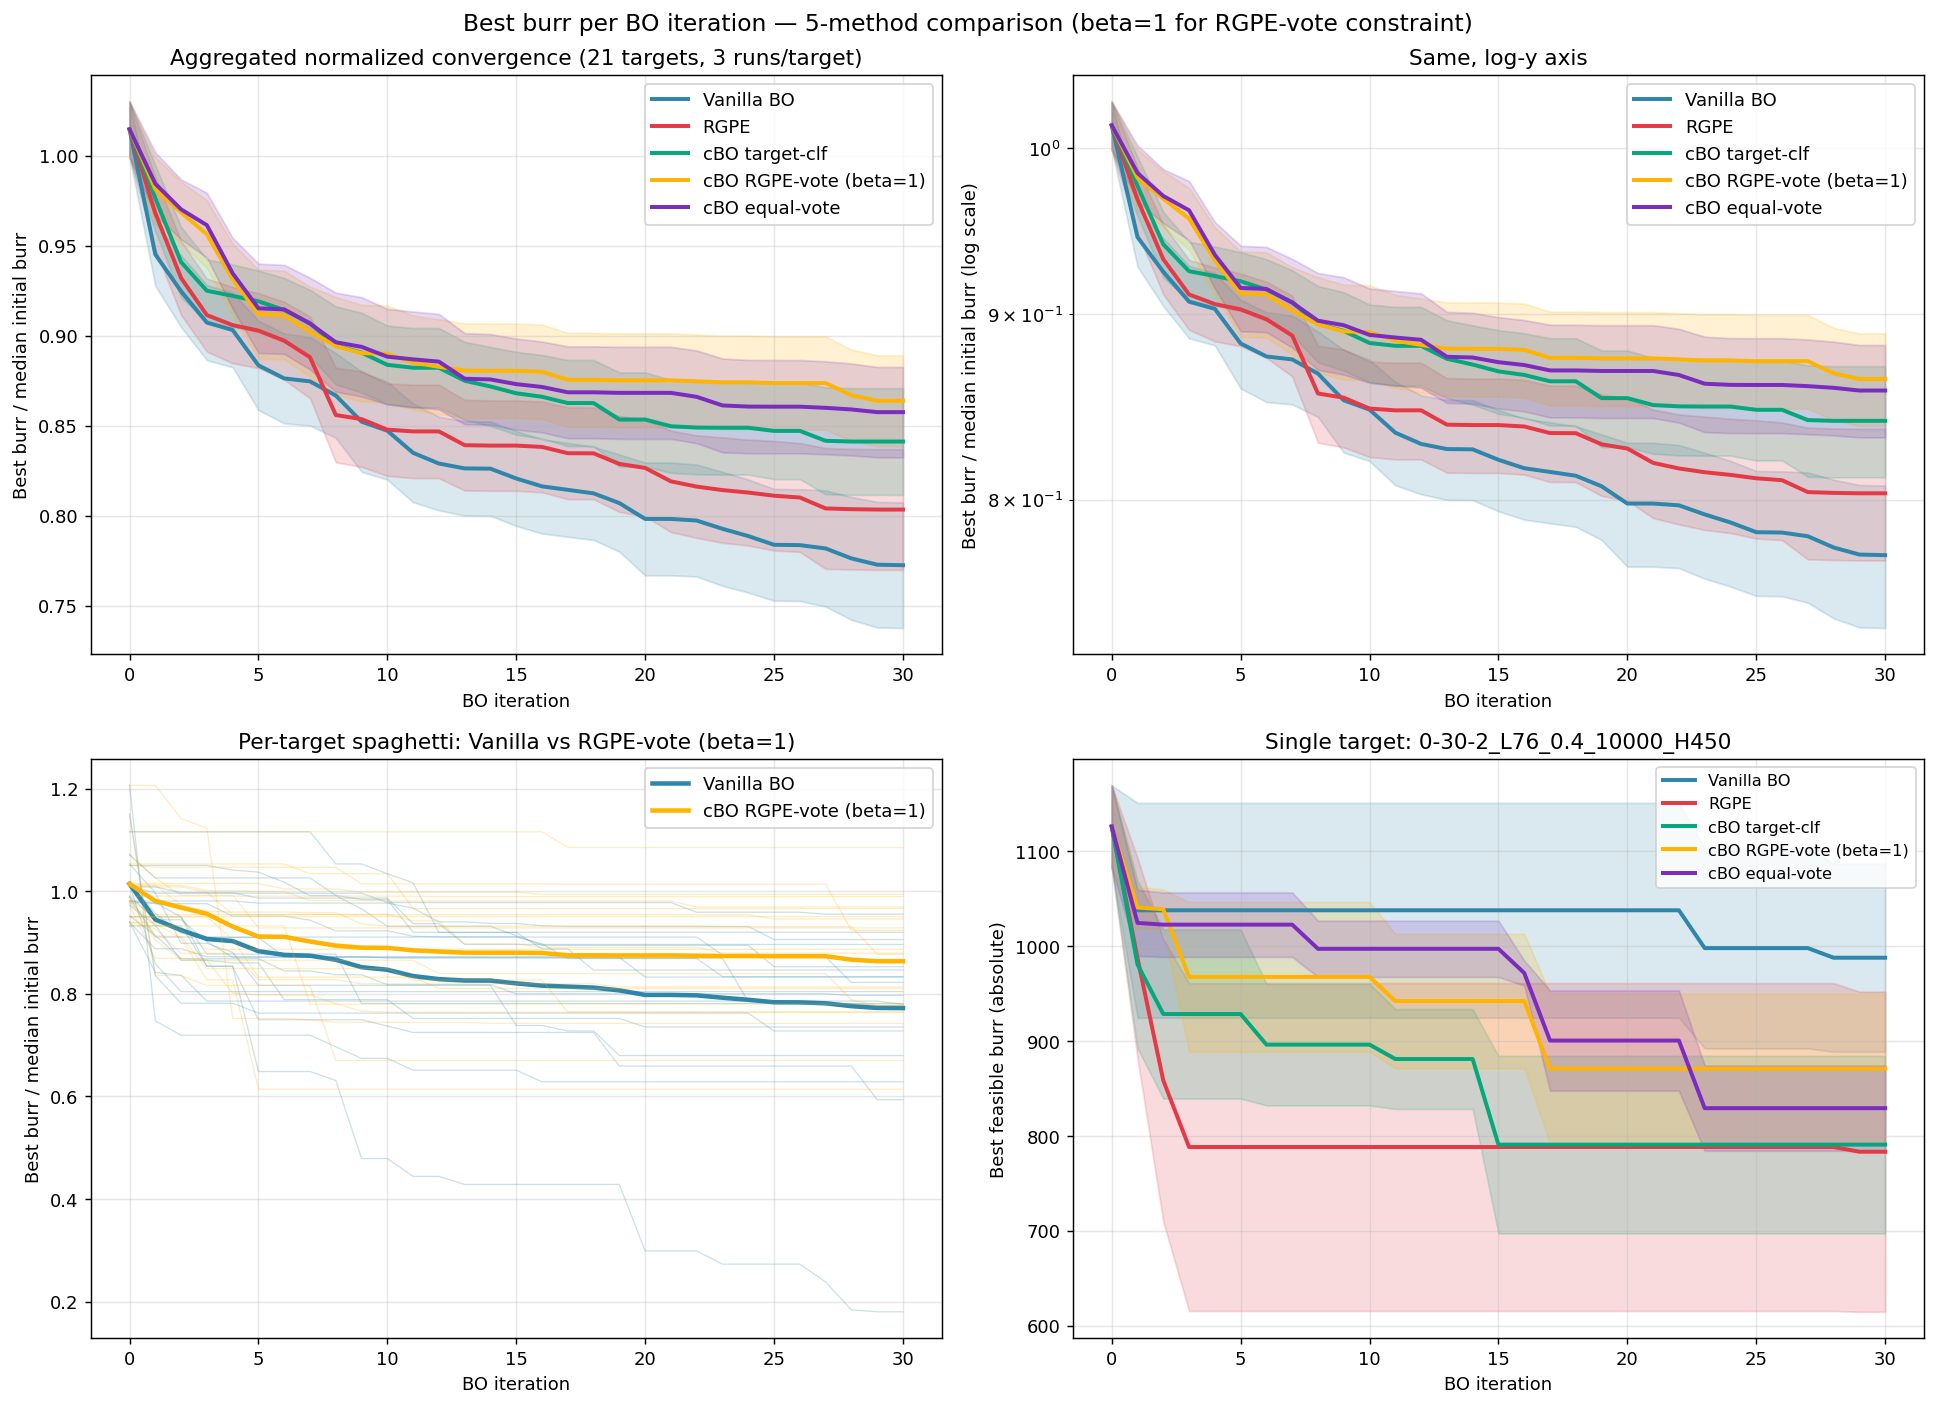

Python code for this plot:
"""Re-run the 5-scheme + beta=1 sweep capturing full per-iteration histories,
then build dedicated burr-convergence plots (aggregate + one per target)
inside a timestamped experiment folder.

Usage:
    python convergence_plot.py [experiment_name]
"""

from __future__ import annotations

import datetime
import pickle
import shutil
import sys
import time
import warnings
from pathlib import Path

import matplotlib.pyplot as plt
import numpy as np
from sklearn.exceptions import ConvergenceWarning

from cutting_simulator import create_task_simulator
from tl_bayopt import (
    FEATURE_COLS,
    INFEASIBLE_PENALTY,
    N_INIT,
    N_ITER,
    OUTLIER_TARGETS,
    SEED,
    bo_loop,
    fit_all_task_models,
    task_df_dict,
)

warnings.filterwarnings("ignore", category=ConvergenceWarning)

N_RUNS = 3
SCHEMES = {
    1: "Vanilla BO",
    2: "RGPE",
    3: "cBO target-clf",
    4: "cBO RGPE-vote (beta=1)",
    5: "cBO equal-vote",
}
COLORS = ["#2E86AB", "#E63946", "#06A77D", "#FFB400", "#7B2CBF"]
HIST_PICKLE = "convergence_histories.pkl"


def run_target(target_name, all_gps, all_clfs):
    df = task_df_dict[target_name]
    lo = df[FEATURE_COLS].min().values
    hi = df[FEATURE_COLS].max().values
    bounds = np.column_stack([lo, hi])
    sim = create_task_simulator(target_name, task_df_dict)
    src_gps = {k: v for k, v in all_gps.items() if k != target_name}
    src_clfs = {k: v for k, v in all_clfs.items() if k != target_name}

    out = {s: {"hist": []} for s in SCHEMES}
    for run in range(N_RUNS):
        seed = SEED + run
        for s in SCHEMES:
            h, _ = bo_loop(s, seed, sim, bounds, src_gps, src_clfs)
            out[s]["hist"].append(h)
    return out


def collect():
    targets = []
    for name, df in task_df_dict.items():
        if name in OUTLIER_TARGETS:
            continue
        has_pos = ((df["burr_evaluated"] >= 0) & (df["roughness_z_evaluated"] >= 0)).any()
        has_neg = ((df["burr_evaluated"] < 0) | (df["roughness_z_evaluated"] < 0)).any()
        if has_pos and has_neg and len(df) >= 8:
            targets.append(name)
    print(f"Found {len(targets)} valid targets.")

    all_gps, all_clfs = fit_all_task_models()
    print(f"Pre-fit: {len(all_gps)} GPs, {len(all_clfs)} classifiers.")

    sweep = {}
    t_start = time.time()
    for ti, target in enumerate(targets):
        t0 = time.time()
        sweep[target] = run_target(target, all_gps, all_clfs)
        elapsed = time.time() - t0
        total = time.time() - t_start
        eta = total / (ti + 1) * (len(targets) - ti - 1)
        print(f"[{ti + 1:>2}/{len(targets)}] {target[:50]:<50} "
              f"{elapsed:5.0f}s  total {total / 60:5.1f}m  eta {eta / 60:5.1f}m",
              flush=True)
    with open(HIST_PICKLE, "wb") as f:
        pickle.dump({"targets": targets, "sweep": sweep}, f)
    print(f"Saved {HIST_PICKLE}")
    return targets, sweep


def make_experiment_dir(name: str) -> Path:
    ts = datetime.datetime.now().strftime("%Y%m%d_%H%M%S")
    root = Path("experiments") / f"{name}_{ts}"
    (root / "per_target").mkdir(parents=True, exist_ok=True)
    return root


def plot_per_target(target, runs_by_scheme, out_path):
    """Single-target convergence plot, all 5 schemes, mean +/- SE."""
    n_iters = N_ITER + 1
    iters = np.arange(n_iters)
    fig, ax = plt.subplots(figsize=(9, 6))

    final_text = []
    for s, name in SCHEMES.items():
        H = np.array(runs_by_scheme[s]["hist"])
        H = np.where(np.isfinite(H), H, INFEASIBLE_PENALTY)
        mean = H.mean(axis=0)
        se = H.std(axis=0) / np.sqrt(max(H.shape[0], 1))
        ax.plot(iters, mean, color=COLORS[s - 1], linewidth=2.2, label=name)
        ax.fill_between(iters, mean - se, mean + se,
                        color=COLORS[s - 1], alpha=0.18)
        final_text.append(f"{name}: {mean[-1]:.1f}")

    ax.set_xlabel("BO iteration")
    ax.set_ylabel("Best feasible burr (absolute)")
    ax.set_title(f"Target task: {target}\n"
                 f"final mean burr  |  " + "  |  ".join(final_text),
                 fontsize=10)
    ax.legend(loc="upper right", fontsize=10)
    ax.grid(alpha=0.3)
    fig.tight_layout()
    fig.savefig(out_path, dpi=130, bbox_inches="tight")
    plt.close(fig)


def plot(targets, sweep, exp_dir: Path):
    n_iters = N_ITER + 1
    iters = np.arange(n_iters)

    # Panel A: aggregated *normalized* convergence (per-target divided by median initial best)
    norm_curves = {s: np.zeros(n_iters) for s in SCHEMES}
    norm_se = {s: np.zeros(n_iters) for s in SCHEMES}
    raw_per_target = {s: [] for s in SCHEMES}
    for target in targets:
        baselines = []
        for s in SCHEMES:
            H = np.array(sweep[target][s]["hist"])
            baselines.append(H[:, 0])
        baseline = float(np.median(np.concatenate(baselines)))
        if not np.isfinite(baseline) or baseline <= 0:
            baseline = 1.0
        for s in SCHEMES:
            H = np.array(sweep[target][s]["hist"])
            H = np.where(np.isfinite(H), H, INFEASIBLE_PENALTY)
            raw_per_target[s].append((target, H / baseline))

    # mean and SE across targets of the per-target run-mean curves
    for s in SCHEMES:
        target_means = np.array([rh.mean(axis=0) for _, rh in raw_per_target[s]])
        norm_curves[s] = target_means.mean(axis=0)
        norm_se[s] = target_means.std(axis=0) / np.sqrt(len(targets))

    fig, axes = plt.subplots(2, 2, figsize=(15, 11))
    ax_norm, ax_log, ax_spaghetti, ax_h450 = axes.ravel()

    # Panel A: aggregated normalized
    for s, name in SCHEMES.items():
        ax_norm.plot(iters, norm_curves[s], color=COLORS[s - 1], linewidth=2.2,
                     label=name)
        ax_norm.fill_between(iters, norm_curves[s] - norm_se[s],
                             norm_curves[s] + norm_se[s],
                             color=COLORS[s - 1], alpha=0.18)
    ax_norm.set_xlabel("BO iteration")
    ax_norm.set_ylabel("Best burr / median initial burr")
    ax_norm.set_title(f"Aggregated normalized convergence ({len(targets)} targets, "
                      f"{N_RUNS} runs/target)")
    ax_norm.legend(loc="upper right", fontsize=10)
    ax_norm.grid(alpha=0.3)

    # Panel B: same but log-y
    for s, name in SCHEMES.items():
        ax_log.plot(iters, norm_curves[s], color=COLORS[s - 1], linewidth=2.2,
                    label=name)
        ax_log.fill_between(iters, norm_curves[s] - norm_se[s],
                            norm_curves[s] + norm_se[s],
                            color=COLORS[s - 1], alpha=0.18)
    ax_log.set_xlabel("BO iteration")
    ax_log.set_ylabel("Best burr / median initial burr (log scale)")
    ax_log.set_yscale("log")
    ax_log.set_title("Same, log-y axis")
    ax_log.legend(loc="upper right", fontsize=10)
    ax_log.grid(alpha=0.3, which="both")

    # Panel C: per-target spaghetti for vanilla vs RGPE-vote (beta=1)
    # Show every target's mean curve as a faint line, plus the aggregate
    for s in (1, 4):
        for target, rh in raw_per_target[s]:
            ax_spaghetti.plot(iters, rh.mean(axis=0), color=COLORS[s - 1],
                              linewidth=0.7, alpha=0.25)
        ax_spaghetti.plot(iters, norm_curves[s], color=COLORS[s - 1],
                          linewidth=2.5, label=SCHEMES[s])
    ax_spaghetti.set_xlabel("BO iteration")
    ax_spaghetti.set_ylabel("Best burr / median initial burr")
    ax_spaghetti.set_title("Per-target spaghetti: Vanilla vs RGPE-vote (beta=1)")
    ax_spaghetti.legend(loc="upper right", fontsize=10)
    ax_spaghetti.grid(alpha=0.3)

    # Panel D: a single hard target (H450) with absolute burr
    h450 = "150_ST150MD0-N2H0-30-2_L76_0.4_10000_H450"
    if h450 in sweep:
        for s, name in SCHEMES.items():
            H = np.array(sweep[h450][s]["hist"])
            H = np.where(np.isfinite(H), H, INFEASIBLE_PENALTY)
            mean = H.mean(axis=0); se = H.std(axis=0) / np.sqrt(N_RUNS)
            ax_h450.plot(iters, mean, color=COLORS[s - 1], linewidth=2.2, label=name)
            ax_h450.fill_between(iters, mean - se, mean + se,
                                 color=COLORS[s - 1], alpha=0.18)
        ax_h450.set_xlabel("BO iteration")
        ax_h450.set_ylabel("Best feasible burr (absolute)")
        ax_h450.set_title(f"Single target: {h450[-25:]}")
        ax_h450.legend(loc="upper right", fontsize=9)
        ax_h450.grid(alpha=0.3)

    fig.suptitle("Best burr per BO iteration - 5-method comparison "
                 "(beta=1 for RGPE-vote AND equal-vote constraints)",
                 fontsize=13)
    fig.tight_layout()
    aggregate_out = exp_dir / "convergence_aggregate.png"
    fig.savefig(aggregate_out, dpi=130, bbox_inches="tight")
    plt.close(fig)
    print(f"Saved {aggregate_out}")

    # --- per-target plots ---
    print(f"Writing per-target plots into {exp_dir / 'per_target'}/...")
    for ti, target in enumerate(targets):
        # filename-safe with index for ordering
        safe = target.replace("/", "_").replace(" ", "_")
        out = exp_dir / "per_target" / f"target_{ti:02d}_{safe}.png"
        plot_per_target(target, sweep[target], out)
    print(f"  Wrote {len(targets)} per-target plots.")


def main():
    exp_name = sys.argv[1] if len(sys.argv) > 1 else "bayopt_5method"
    exp_dir = make_experiment_dir(exp_name)
    print(f"Experiment folder: {exp_dir}")

    import os
    if os.path.exists(HIST_PICKLE):
        print(f"Loading cached histories from {HIST_PICKLE}")
        with open(HIST_PICKLE, "rb") as f:
            d = pickle.load(f)
        targets, sweep = d["targets"], d["sweep"]
    else:
        targets, sweep = collect()
    # copy the histories pickle into the experiment folder for reproducibility
    if os.path.exists(HIST_PICKLE):
        shutil.copy(HIST_PICKLE, exp_dir / "histories.pkl")

    plot(targets, sweep, exp_dir)
    print(f"\nAll outputs in: {exp_dir}")


if __name__ == "__main__":
    main()
